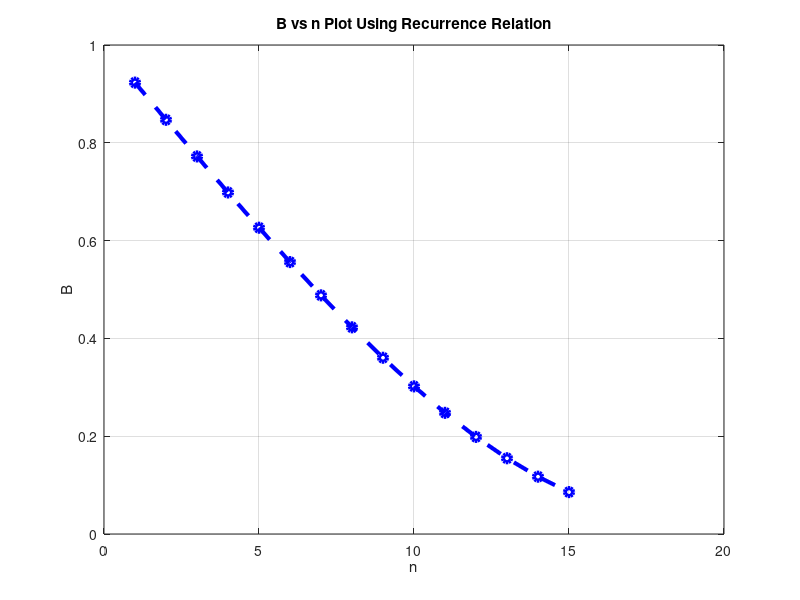

The MATLAB script that drew this image:
%Ques1: Determine B(n,A) using Erlang’s formula taking A=12 Erls and n=15 
A=12; 
n=15; 

s=1; 
for i=1:n 
    s=s+(A^i)/factorial(i); 
end 

B=((A^n)./factorial(n))/s; 
fprintf("B(n,A) is: \n") 
disp(B) 

%RECURRENCE RELATION 
%Ques2: proof this using recurrence relation 
clc; 
clear all 
close all 
A=12; 
n=15;
BO=1; 
B(1)=(A*BO)/(1+A*BO); 
for i=2:n 
    B(i)=(A*B(i-1))/(i+A*B(i-1)); 
end 
B(n) 
plot(1:n,B,'--ob','LineWidth',3); 
xlabel('n'); 
ylabel('B'); 
grid on; 
title("B vs n Plot Using Recurrence Relation") 

%Ques 3: Determine offered traffic A taking n=15 and B=0.05 
clc 
clear all 
close all 
n=15; 
Bexp=0.05;
A=8; 
e=2; 
while e>0.0001 
    s=1; 
    for i=1:n; 
        s=s+(A^i)/factorial(i); 
    end 
    B=((A^n)./factorial(n))/s; 
    e=abs(B-Bexp); 
    A=A+0.001; 
    fprintf("%.4f\n", A) 
end

A1=1; 
A2=2; 
x1=2; 
x2=3; 
BW = 9; 
M =ceil(BW/x1); %size of the matrix is M by M 
for i=1:M 
    for j=1:M 
        e = (i-1)*x1+(j-1)*x2; 
        if e <= 9 
            S(i, j)= ((A1^(i-1))/factorial(i-1))* ((A2^(j-1))/factorial(j-1)); 
        else 
            S(i, j)=0; 
        end 
    end 
end 
% rows should be made reversed to cope with Cartesian co-ordinate system 
for i=1:M 
    for j=1:M 
        k=M-i+1; 
        S1(i, j)=S(k, j); %states are now S1(x,y) 
    end 
end
T=sum(sum(S1)); 
Sn=S1/T; 
B2 = 0; 
for i =1:M 
    for j =1:M 
        k=j+1; 
        if Sn(i, j) > 0 && Sn(i, k)==0 
            B2 = B2+Sn(i, j); 
        end 
    end 
end 
% open states of roof 
B1= 0; 
for i = 2:M %start with 2nd row 
    for j=1:M 
        k=i-1; 
        if Sn(i, j)>0 && Sn(k, j)==0 
            B1= B1+Sn(i, j); 
        end 
    end 
end 
B1=B1+Sn(1,1);
